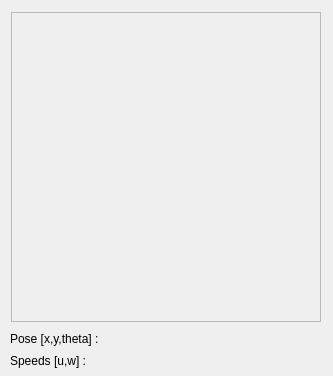
<?xml version="1.0" encoding="UTF-8"?>
<ui version="4.0">
 <class>robotVisualization</class>
 <widget class="QWidget" name="robotVisualization">
  <property name="geometry">
   <rect>
    <x>0</x>
    <y>0</y>
    <width>333</width>
    <height>376</height>
   </rect>
  </property>
  <property name="sizePolicy">
   <sizepolicy hsizetype="Fixed" vsizetype="Fixed">
    <horstretch>0</horstretch>
    <verstretch>0</verstretch>
   </sizepolicy>
  </property>
  <property name="minimumSize">
   <size>
    <width>333</width>
    <height>345</height>
   </size>
  </property>
  <property name="maximumSize">
   <size>
    <width>1000</width>
    <height>1000</height>
   </size>
  </property>
  <property name="windowTitle">
   <string>Form</string>
  </property>
  <widget class="QLabel" name="robotImage">
   <property name="geometry">
    <rect>
     <x>11</x>
     <y>12</y>
     <width>310</width>
     <height>310</height>
    </rect>
   </property>
   <property name="minimumSize">
    <size>
     <width>310</width>
     <height>310</height>
    </size>
   </property>
   <property name="maximumSize">
    <size>
     <width>310</width>
     <height>310</height>
    </size>
   </property>
   <property name="frameShape">
    <enum>QFrame::StyledPanel</enum>
   </property>
   <property name="text">
    <string/>
   </property>
  </widget>
  <widget class="QLabel" name="robotPose">
   <property name="geometry">
    <rect>
     <x>10</x>
     <y>330</y>
     <width>311</width>
     <height>17</height>
    </rect>
   </property>
   <property name="text">
    <string>Pose [x,y,theta] :</string>
   </property>
  </widget>
  <widget class="QLabel" name="robotSpeeds">
   <property name="geometry">
    <rect>
     <x>10</x>
     <y>352</y>
     <width>311</width>
     <height>17</height>
    </rect>
   </property>
   <property name="text">
    <string>Speeds [u,w] :</string>
   </property>
  </widget>
 </widget>
 <resources/>
 <connections/>
</ui>
